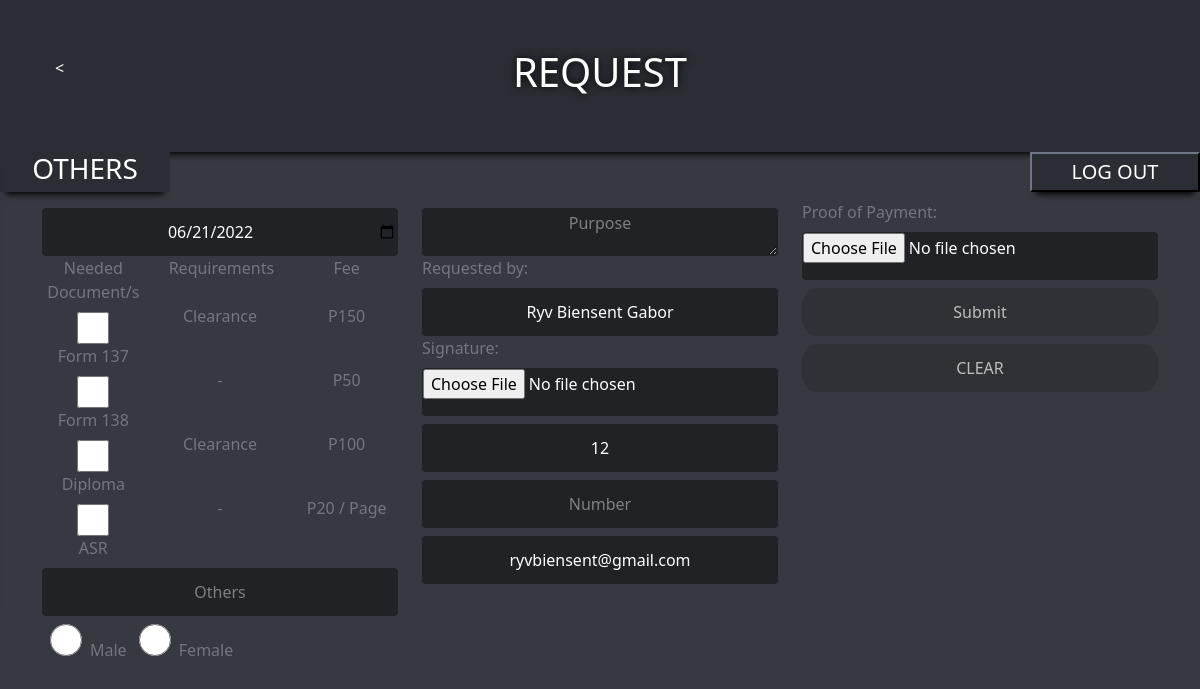
The app's page /mains.php (signed in) with its own data.
### tables this page shows
CREATE TABLE `students` (
  `stud_id` varchar(30) NOT NULL,
  `lname` varchar(30) NOT NULL,
  `fname` varchar(30) NOT NULL,
  `mi` varchar(30) NOT NULL,
  `batch` int(11) NOT NULL,
  `email` varchar(30) NOT NULL,
  `password` varchar(30) NOT NULL
);

### mains.php (the view, shortened to what this page needs)
<?php
	$con=mysqli_connect('localhost','root',"","erlss");
	if(mysqli_connect_errno()){
		echo"Failed to connect to mysql:".mysqli_connect_error;
	}
	else{
		if (isset($_SESSION['user'])){
			$sql = "select * from students where stud_id = '" . $_SESSION['user'] . "'";
			$res = mysqli_query($con,$sql);
			$data = mysqli_fetch_array($res);
			$lname = $data['lname'];
			$fname = $data['fname'];
			$batch = $data['batch'];
			$email = $data['email'];
		}
		else{
			header("location:adminl.php");
		}
	}
?>
<html>
<head>
  <link href="https://cdn.jsdelivr.net/npm/bootstrap@5.1.3/dist/css/bootstrap.min.css" rel="stylesheet">
  <link href="template.css" rel="stylesheet">
</head>
<body>
<div class="container-fluid p-5 text-center bg-202225">
  <h1 style="margin-bottom: -7vh">REQUEST</h1>
  <div class="back">
		<?php
			echo '<form><input style="text-decoration: none; text-align: left; color: white; background-color: #2A2D33; border-color: #2A2D33;width: 2vw; height: 5vh;" type="button" value="<" onClick="javascript:history.go(-1)"></form>';
			?>
		</div>
</div>
<div class="fancy"><h3> OTHERS</h3></div>
	<form action="out.php" class='logoutd'>
		<input class='logout' type="submit" value="LOG OUT">
	</form>
<form action = "reqsubmit.php" method = "post" enctype="multipart/form-data">
<div class="container mt-5">
    <div class="row">
        <div class="col-sm-4">
			<input required type = "date" name = "date" placeholder="Date" value = "<?php echo date("Y-m-d") ?>"><br>
			<div class="row" style='text-align: center;'>
				<div class = "col-sm-4">
					<label> Needed Document/s </label>
				</div>
				<div class = "col-sm-4">
					<label> Requirements </label>
				</div>
				<div class = "col-sm-4">
					<label> Fee </label>
				</div>
			</div>
			<div class="row" style='text-align: center;'>
				<div class = "col-sm-4">
					<input type="checkbox" class="checkboxer" name="form137" value="1"><br> <label for="form137"> Form 137 </label>
				</div>
				<div class = "col-sm-4">
					<label> Clearance </label>
				</div>
				<div class = "col-sm-4">
					<label> P150 </label>
				</div>
			</div>
			<div class="row" style='text-align: center;'>
				<div class = "col-sm-4">
					<input type="checkbox" class="checkboxer" name="form138" value="1"> <br><label for="form138"> Form 138 </label>
				</div>
				<div class = "col-sm-4">
					<label> - </label>
				</div>
				<div class = "col-sm-4">
					<label> P50 </label>
				</div>
			</div>
			<div class="row" style='text-align: center;'>
				<div class = "col-sm-4">
					<input type="checkbox" class="checkboxer" name="diploma" value="1"> <br><label for="diploma"> Diploma </label>
				</div>
				<div class = "col-sm-4">
					<label> Clearance </label>
				</div>
				<div class = "col-sm-4">
					<label> P100 </label>
				</div>
			</div>
			<div class="row" style='text-align: center;'>
				<div class = "col-sm-4">
					<input type="checkbox" class="checkboxer" name="asr" value="1"> <br><label for=asr"> ASR </label>
				</div>
				<div class = "col-sm-4">
					<label> - </label>
				</div>
				<div class = "col-sm-4">
					<label> P20 / Page </label>
				</div>
			</div>
						<input name="others" placeholder="Others"><br>
			<input required type="radio" class="checkboxer" name="sex" value="Male"><label> Male </label>
			<input required type="radio" class="checkboxer" name="sex" value="Female" style="align: center"><label> Female </label>
        </div>
        <div class="col-sm-4">
			<textarea required name="purpose" placeholder="Purpose"></textarea><br>
			<label> Requested by: </label><input required name = "requester" placeholder="Requester" value="<?php echo $fname . " " . $lname;?>"><br>
			<label> Signature: </label><input required type="file" name="sig"></br>
			<input required name = "batch" placeholder="Batch" value="<?php echo $batch?>">
			<input required name = "num" placeholder="Number">
			<input required name = "email" placeholder="Email" value="<?php echo $email?>">
		</form>
        <div class="col-sm-4">
        	<label> Proof of Payment: </label>
        	<input type="file" name="proof" >
			<input class = 'button' type = submit value = 'Submit'>
			<input class = "button" type = reset value = "CLEAR">
        </div>
</body>
</html>

### template.css (style rules this page uses)
div input,select,textarea { width: 100%; height: 6vh; margin-top: 1vh; border : 0.2vh solid grey; border-radius: 0.5vh; text-align: center; background-color: #202225; border-color: #202225; color: white; }
h3 { text-align: center; }
input.checkboxer { width: 4vw; height: 4vh; }
.fancy { position: absolute; width: 170px; height: 40px; font-size: 20px; transition:all .1s ease-in-out; background-color: #2f3136; background-color: #2A2D33; -webkit-box-shadow: 0 8px 6px -6px black; -moz-box-shadow: 0 8px 6px -6px black; box-shadow: 0 8px 6px -6px black; color: white; }
.logoutd { margin-right: 10vw; text-align: right; }
.logout { position: absolute; font-size: 20px; right: 0; height: 40px; width: 170px; transition:all .1s ease-in-out; background-color: #2A2D33; border-color: #2A2D33; -webkit-box-shadow: 0 8px 6px -6px black; -moz-box-shadow: 0 8px 6px -6px black; box-shadow: 0 8px 6px -6px black; color: white; }
.button { border: 0; outline: 0; border-radius: 2vh; background-color: #2f3136; color: #BEBEBE; background-color: #2f3136; }
body { background-color: #36393f; color: #72767d; }
.container-fluid { background-color: #2A2D33; -webkit-box-shadow: 0 8px 6px -6px black; -moz-box-shadow: 0 8px 6px -6px black; box-shadow: 0 8px 6px -6px black; color: white; }
h1 { text-shadow: 0 0 1vh black; }
::placeholder { color: #F3F3F3; }
.back { text-align: left; }

### mains.php (style rules this page uses)
::placeholder { color: grey; opacity: 1; }

### records on screen
students: requester "Ryv Biensent Gabor", batch "12", email "ryvbiensent@gmail.com"
